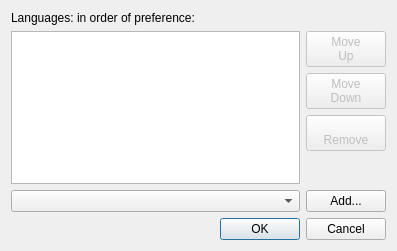
<?xml version="1.0" encoding="UTF-8"?>
                             <ui version="4.0">
                                     <class>AcceptLanguage</class>
                                             <widget class="QDialog" name="AcceptLanguage">
                                                         <property name="geometry">
                                                                 <rect>
                                                                 <x>0</x>
                                                                 <y>0</y>
                                                                 <width>397</width>
                                                                 <height>251</height>
                                                                 </rect>
                                                                 </property>
                                                                 <property name="windowTitle">
                                                                         <string>Languages</string>
                                                                         </property>
                                                                         <layout class="QGridLayout" name="gridLayout">
                                                                                     <item row="0" column="0">
                                                                                             <widget class="QLabel" name="label_15">
                                                                                                         <property name="text">
                                                                                                                 <string>Languages: in order of preference:</string>
                                                                                                                 </property>
                                                                                                                 <property name="wordWrap">
                                                                                                                         <bool>true</bool>
                                                                                                                         </property>
                                                                                                                         </widget>
                                                                                                                         </item>
                                                                                                                         <item row="1" column="1">
                                                                                                                                 <widget class="QPushButton" name="moveUpButton">
                                                                                                                                             <property name="enabled">
                                                                                                                                                     <bool>false</bool>
                                                                                                                                                     </property>
                                                                                                                                                     <property name="text">
                                                                                                                                                             <string>Move &amp;
Up</string>
</property>
</widget>
</item>
<item row="2" column="1">
                     <widget class="QPushButton" name="moveDownButton">
                                       <property name="enabled">
                                               <bool>false</bool>
                                               </property>
                                               <property name="text">
                                                       <string>Move &amp;
Down</string>
</property>
</widget>
</item>
<item row="3" column="1">
                     <widget class="QPushButton" name="removeButton">
                                       <property name="enabled">
                                               <bool>false</bool>
                                               </property>
                                               <property name="text">
                                                       <string>&amp;
Remove</string>
</property>
</widget>
</item>
<item row="4" column="1">
                     <spacer name="verticalSpacer_5">
                                  <property name="orientation">
                                          <enum>Qt::Vertical</enum>
                                          </property>
                                          <property name="sizeHint" stdset="0">
                                                  <size>
                                                  <width>20</width>
                                                  <height>38</height>
                                                  </size>
                                                  </property>
                                                  </spacer>
                                                  </item>
                                                  <item row="5" column="0">
                                                          <widget class="QComboBox" name="addComboBox"/>
                                                                  </item>
                                                                  <item row="5" column="1">
                                                                          <widget class="QPushButton" name="addButton">
                                                                                  <property name="text">
                                                                                          <string>Add...</string>
                                                                                          </property>
                                                                                          </widget>
                                                                                          </item>
                                                                                          <item row="6" column="0" colspan="2">
                                                                                                  <widget class="QDialogButtonBox" name="buttonBox">
                                                                                                          <property name="orientation">
                                                                                                                  <enum>Qt::Horizontal</enum>
                                                                                                                  </property>
                                                                                                                  <property name="standardButtons">
                                                                                                                          <set>QDialogButtonBox::Cancel|QDialogButtonBox::Ok</set>
                                                                                                                          </property>
                                                                                                                          </widget>
                                                                                                                          </item>
                                                                                                                          <item row="1" column="0" rowspan="4">
                                                                                                                                  <widget class="QListView" name="listView"/>
                                                                                                                                          </item>
                                                                                                                                          </layout>
                                                                                                                                          </widget>
                                                                                                                                          <tabstops>
                                                                                                                                          <tabstop>listView</tabstop>
                                                                                                                                          <tabstop>moveUpButton</tabstop>
                                                                                                                                          <tabstop>moveDownButton</tabstop>
                                                                                                                                          <tabstop>removeButton</tabstop>
                                                                                                                                          <tabstop>addComboBox</tabstop>
                                                                                                                                          <tabstop>addButton</tabstop>
                                                                                                                                          <tabstop>buttonBox</tabstop>
                                                                                                                                          </tabstops>
                                                                                                                                          <resources/>
                                                                                                                                          <connections>
                                                                                                                                          <connection>
                                                                                                                                          <sender>buttonBox</sender>
                                                                                                                                          <signal>accepted()</signal>
                                                                                                                                          <receiver>AcceptLanguage</receiver>
                                                                                                                                          <slot>accept()</slot>
                                                                                                                                          <hints>
                                                                                                                                          <hint type="sourcelabel">
                                                                                                                                                  <x>227</x>
                                                                                                                                                  <y>228</y>
                                                                                                                                                  </hint>
                                                                                                                                                  <hint type="destinationlabel">
                                                                                                                                                          <x>157</x>
                                                                                                                                                          <y>250</y>
                                                                                                                                                          </hint>
                                                                                                                                                          </hints>
                                                                                                                                                          </connection>
                                                                                                                                                          <connection>
                                                                                                                                                          <sender>buttonBox</sender>
                                                                                                                                                          <signal>rejected()</signal>
                                                                                                                                                          <receiver>AcceptLanguage</receiver>
                                                                                                                                                          <slot>reject()</slot>
                                                                                                                                                          <hints>
                                                                                                                                                          <hint type="sourcelabel">
                                                                                                                                                                  <x>295</x>
                                                                                                                                                                  <y>234</y>
                                                                                                                                                                  </hint>
                                                                                                                                                                  <hint type="destinationlabel">
                                                                                                                                                                          <x>286</x>
                                                                                                                                                                          <y>250</y>
                                                                                                                                                                          </hint>
                                                                                                                                                                          </hints>
                                                                                                                                                                          </connection>
                                                                                                                                                                          </connections>
                                                                                                                                                                          </ui>
